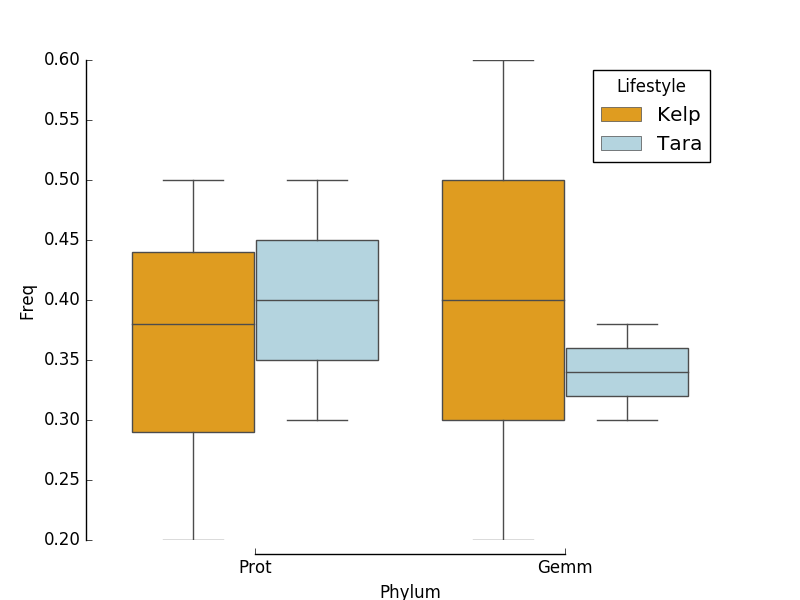

Source code (Python):
import pandas as pd
import seaborn as sns
import matplotlib.pyplot as plt


MAG_1 = ['MAG_1', 0.38, 'Kelp', 'Prot']
MAG_2 = ['MAG_2', 0.5, 'Tara', 'Prot']
MAG_3 = ['MAG_3', 0.6, 'Kelp', 'Gemm']
MAG_4 = ['MAG_4', 0.5, 'Kelp', 'Prot']
MAG_5 = ['MAG_5', 0.3, 'Tara', 'Gemm']
MAG_6 = ['MAG_6', 0.2, 'Kelp', 'Prot']
MAG_7 = ['MAG_7', 0.3, 'Tara', 'Prot']
MAG_9 = ['MAG_9', 0.38, 'Tara', 'Gemm']
MAG_10 = ['MAG_10', 0.2, 'Kelp', 'Gemm']
MAG_data = [MAG_1, MAG_2, MAG_3, MAG_4, MAG_5, MAG_6, MAG_7, MAG_9, MAG_10]

MAG_df = pd.DataFrame(MAG_data, columns=['MAG', 'Freq', 'Lifestyle', 'Phylum'])
print(MAG_df)

box_order =   ['Kelp',   'Tara']
color_order = ['orange', 'lightblue']

sns.boxplot(data=MAG_df, x="Phylum", y="Freq",
            hue="Lifestyle", hue_order=box_order, palette=color_order)

sns.despine(offset=10, trim=True)
plt.show()
